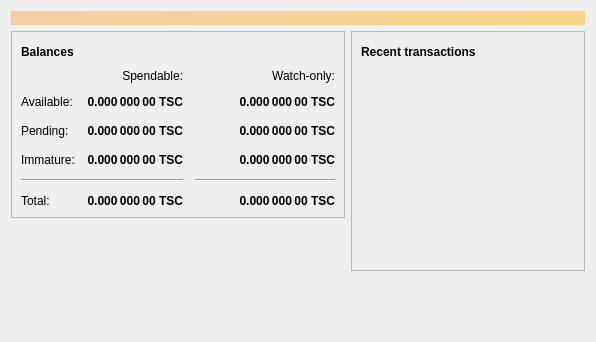
<?xml version="1.0" encoding="UTF-8"?>
<ui version="4.0">
 <class>OverviewPage</class>
 <widget class="QWidget" name="OverviewPage">
  <property name="geometry">
   <rect>
    <x>0</x>
    <y>0</y>
    <width>596</width>
    <height>342</height>
   </rect>
  </property>
  <property name="windowTitle">
   <string>Form</string>
  </property>
  <layout class="QVBoxLayout" name="topLayout">
   <item>
    <widget class="QLabel" name="labelAlerts">
     <property name="visible">
      <bool>false</bool>
     </property>
     <property name="styleSheet">
      <string notr="true">QLabel { background-color: qlineargradient(x1: 0, y1: 0, x2: 1, y2: 0, stop:0 #F0D0A0, stop:1 #F8D488); color:#000000; }</string>
     </property>
     <property name="wordWrap">
      <bool>true</bool>
     </property>
     <property name="margin">
      <number>3</number>
     </property>
     <property name="textInteractionFlags">
      <set>Qt::TextSelectableByMouse</set>
     </property>
    </widget>
   </item>
   <item>
    <layout class="QHBoxLayout" name="horizontalLayout" stretch="1,1">
     <item>
      <layout class="QVBoxLayout" name="verticalLayout_2">
       <item>
        <widget class="QFrame" name="frame">
         <property name="frameShape">
          <enum>QFrame::StyledPanel</enum>
         </property>
         <property name="frameShadow">
          <enum>QFrame::Raised</enum>
         </property>
         <layout class="QVBoxLayout" name="verticalLayout_4">
          <item>
           <layout class="QHBoxLayout" name="horizontalLayout_4">
            <item>
             <widget class="QLabel" name="label_5">
              <property name="font">
               <font>
                <weight>75</weight>
                <bold>true</bold>
               </font>
              </property>
              <property name="text">
               <string>Balances</string>
              </property>
             </widget>
            </item>
            <item>
             <widget class="QPushButton" name="labelWalletStatus">
              <property name="enabled">
               <bool>true</bool>
              </property>
              <property name="maximumSize">
               <size>
                <width>30</width>
                <height>16777215</height>
               </size>
              </property>
              <property name="toolTip">
               <string>The displayed information may be out of date. Your wallet automatically synchronizes with the Testcoin network after a connection is established, but this process has not completed yet.</string>
              </property>
              <property name="text">
               <string/>
              </property>
              <property name="icon">
               <iconset resource="../bitcoin.qrc">
                <normaloff>:/icons/warning</normaloff>
                <disabledoff>:/icons/warning</disabledoff>:/icons/warning</iconset>
              </property>
              <property name="iconSize">
               <size>
                <width>24</width>
                <height>24</height>
               </size>
              </property>
              <property name="flat">
               <bool>true</bool>
              </property>
             </widget>
            </item>
            <item>
             <spacer name="horizontalSpacer_3">
              <property name="orientation">
               <enum>Qt::Horizontal</enum>
              </property>
              <property name="sizeHint" stdset="0">
               <size>
                <width>40</width>
                <height>20</height>
               </size>
              </property>
             </spacer>
            </item>
           </layout>
          </item>
          <item>
           <layout class="QGridLayout" name="gridLayout">
            <property name="spacing">
             <number>12</number>
            </property>
            <item row="2" column="2">
             <widget class="QLabel" name="labelWatchPending">
              <property name="font">
               <font>
                <weight>75</weight>
                <bold>true</bold>
               </font>
              </property>
              <property name="cursor">
               <cursorShape>IBeamCursor</cursorShape>
              </property>
              <property name="toolTip">
               <string>Unconfirmed transactions to watch-only addresses</string>
              </property>
              <property name="text">
               <string notr="true">0.000 000 00 TSC</string>
              </property>
              <property name="alignment">
               <set>Qt::AlignRight|Qt::AlignTrailing|Qt::AlignVCenter</set>
              </property>
              <property name="textInteractionFlags">
               <set>Qt::LinksAccessibleByMouse|Qt::TextSelectableByKeyboard|Qt::TextSelectableByMouse</set>
              </property>
             </widget>
            </item>
            <item row="2" column="1">
             <widget class="QLabel" name="labelUnconfirmed">
              <property name="font">
               <font>
                <weight>75</weight>
                <bold>true</bold>
               </font>
              </property>
              <property name="cursor">
               <cursorShape>IBeamCursor</cursorShape>
              </property>
              <property name="toolTip">
               <string>Total of transactions that have yet to be confirmed, and do not yet count toward the spendable balance</string>
              </property>
              <property name="text">
               <string notr="true">0.000 000 00 TSC</string>
              </property>
              <property name="alignment">
               <set>Qt::AlignRight|Qt::AlignTrailing|Qt::AlignVCenter</set>
              </property>
              <property name="textInteractionFlags">
               <set>Qt::LinksAccessibleByMouse|Qt::TextSelectableByKeyboard|Qt::TextSelectableByMouse</set>
              </property>
             </widget>
            </item>
            <item row="3" column="2">
             <widget class="QLabel" name="labelWatchImmature">
              <property name="font">
               <font>
                <weight>75</weight>
                <bold>true</bold>
               </font>
              </property>
              <property name="cursor">
               <cursorShape>IBeamCursor</cursorShape>
              </property>
              <property name="toolTip">
               <string>Mined balance in watch-only addresses that has not yet matured</string>
              </property>
              <property name="text">
               <string notr="true">0.000 000 00 TSC</string>
              </property>
              <property name="alignment">
               <set>Qt::AlignRight|Qt::AlignTrailing|Qt::AlignVCenter</set>
              </property>
              <property name="textInteractionFlags">
               <set>Qt::LinksAccessibleByMouse|Qt::TextSelectableByKeyboard|Qt::TextSelectableByMouse</set>
              </property>
             </widget>
            </item>
            <item row="4" column="0" colspan="2">
             <widget class="Line" name="line">
              <property name="orientation">
               <enum>Qt::Horizontal</enum>
              </property>
             </widget>
            </item>
            <item row="4" column="2">
             <widget class="Line" name="lineWatchBalance">
              <property name="sizePolicy">
               <sizepolicy hsizetype="Preferred" vsizetype="Fixed">
                <horstretch>0</horstretch>
                <verstretch>0</verstretch>
               </sizepolicy>
              </property>
              <property name="minimumSize">
               <size>
                <width>140</width>
                <height>0</height>
               </size>
              </property>
              <property name="orientation">
               <enum>Qt::Horizontal</enum>
              </property>
             </widget>
            </item>
            <item row="5" column="0">
             <widget class="QLabel" name="labelTotalText">
              <property name="text">
               <string>Total:</string>
              </property>
             </widget>
            </item>
            <item row="3" column="1">
             <widget class="QLabel" name="labelImmature">
              <property name="font">
               <font>
                <weight>75</weight>
                <bold>true</bold>
               </font>
              </property>
              <property name="cursor">
               <cursorShape>IBeamCursor</cursorShape>
              </property>
              <property name="toolTip">
               <string>Mined balance that has not yet matured</string>
              </property>
              <property name="text">
               <string notr="true">0.000 000 00 TSC</string>
              </property>
              <property name="alignment">
               <set>Qt::AlignRight|Qt::AlignTrailing|Qt::AlignVCenter</set>
              </property>
              <property name="textInteractionFlags">
               <set>Qt::LinksAccessibleByMouse|Qt::TextSelectableByKeyboard|Qt::TextSelectableByMouse</set>
              </property>
             </widget>
            </item>
            <item row="2" column="3">
             <spacer name="horizontalSpacer_2">
              <property name="orientation">
               <enum>Qt::Horizontal</enum>
              </property>
              <property name="sizeHint" stdset="0">
               <size>
                <width>40</width>
                <height>20</height>
               </size>
              </property>
             </spacer>
            </item>
            <item row="3" column="0">
             <widget class="QLabel" name="labelImmatureText">
              <property name="text">
               <string>Immature:</string>
              </property>
             </widget>
            </item>
            <item row="5" column="1">
             <widget class="QLabel" name="labelTotal">
              <property name="font">
               <font>
                <weight>75</weight>
                <bold>true</bold>
               </font>
              </property>
              <property name="cursor">
               <cursorShape>IBeamCursor</cursorShape>
              </property>
              <property name="toolTip">
               <string>Your current total balance</string>
              </property>
              <property name="text">
               <string notr="true">0.000 000 00 TSC</string>
              </property>
              <property name="alignment">
               <set>Qt::AlignRight|Qt::AlignTrailing|Qt::AlignVCenter</set>
              </property>
              <property name="textInteractionFlags">
               <set>Qt::LinksAccessibleByMouse|Qt::TextSelectableByKeyboard|Qt::TextSelectableByMouse</set>
              </property>
             </widget>
            </item>
            <item row="5" column="2">
             <widget class="QLabel" name="labelWatchTotal">
              <property name="font">
               <font>
                <weight>75</weight>
                <bold>true</bold>
               </font>
              </property>
              <property name="cursor">
               <cursorShape>IBeamCursor</cursorShape>
              </property>
              <property name="toolTip">
               <string>Current total balance in watch-only addresses</string>
              </property>
              <property name="text">
               <string notr="true">0.000 000 00 TSC</string>
              </property>
              <property name="alignment">
               <set>Qt::AlignRight|Qt::AlignTrailing|Qt::AlignVCenter</set>
              </property>
              <property name="textInteractionFlags">
               <set>Qt::LinksAccessibleByMouse|Qt::TextSelectableByKeyboard|Qt::TextSelectableByMouse</set>
              </property>
             </widget>
            </item>
            <item row="0" column="2">
             <widget class="QLabel" name="labelWatchonly">
              <property name="text">
               <string>Watch-only:</string>
              </property>
              <property name="alignment">
               <set>Qt::AlignRight|Qt::AlignTrailing|Qt::AlignVCenter</set>
              </property>
             </widget>
            </item>
            <item row="1" column="0">
             <widget class="QLabel" name="labelBalanceText">
              <property name="text">
               <string>Available:</string>
              </property>
             </widget>
            </item>
            <item row="1" column="1">
             <widget class="QLabel" name="labelBalance">
              <property name="font">
               <font>
                <weight>75</weight>
                <bold>true</bold>
               </font>
              </property>
              <property name="cursor">
               <cursorShape>IBeamCursor</cursorShape>
              </property>
              <property name="toolTip">
               <string>Your current spendable balance</string>
              </property>
              <property name="text">
               <string notr="true">0.000 000 00 TSC</string>
              </property>
              <property name="alignment">
               <set>Qt::AlignRight|Qt::AlignTrailing|Qt::AlignVCenter</set>
              </property>
              <property name="textInteractionFlags">
               <set>Qt::LinksAccessibleByMouse|Qt::TextSelectableByKeyboard|Qt::TextSelectableByMouse</set>
              </property>
             </widget>
            </item>
            <item row="1" column="2">
             <widget class="QLabel" name="labelWatchAvailable">
              <property name="font">
               <font>
                <weight>75</weight>
                <bold>true</bold>
               </font>
              </property>
              <property name="cursor">
               <cursorShape>IBeamCursor</cursorShape>
              </property>
              <property name="toolTip">
               <string>Your current balance in watch-only addresses</string>
              </property>
              <property name="text">
               <string notr="true">0.000 000 00 TSC</string>
              </property>
              <property name="alignment">
               <set>Qt::AlignRight|Qt::AlignTrailing|Qt::AlignVCenter</set>
              </property>
              <property name="textInteractionFlags">
               <set>Qt::LinksAccessibleByMouse|Qt::TextSelectableByKeyboard|Qt::TextSelectableByMouse</set>
              </property>
             </widget>
            </item>
            <item row="2" column="0">
             <widget class="QLabel" name="labelPendingText">
              <property name="text">
               <string>Pending:</string>
              </property>
             </widget>
            </item>
            <item row="0" column="1">
             <widget class="QLabel" name="labelSpendable">
              <property name="text">
               <string>Spendable:</string>
              </property>
              <property name="alignment">
               <set>Qt::AlignRight|Qt::AlignTrailing|Qt::AlignVCenter</set>
              </property>
             </widget>
            </item>
           </layout>
          </item>
         </layout>
        </widget>
       </item>
       <item>
        <spacer name="verticalSpacer">
         <property name="orientation">
          <enum>Qt::Vertical</enum>
         </property>
         <property name="sizeHint" stdset="0">
          <size>
           <width>20</width>
           <height>40</height>
          </size>
         </property>
        </spacer>
       </item>
      </layout>
     </item>
     <item>
      <layout class="QVBoxLayout" name="verticalLayout_3">
       <item>
        <widget class="QFrame" name="frame_2">
         <property name="frameShape">
          <enum>QFrame::StyledPanel</enum>
         </property>
         <property name="frameShadow">
          <enum>QFrame::Raised</enum>
         </property>
         <layout class="QVBoxLayout" name="verticalLayout">
          <item>
           <layout class="QHBoxLayout" name="horizontalLayout_2">
            <item>
             <widget class="QLabel" name="label_4">
              <property name="font">
               <font>
                <weight>75</weight>
                <bold>true</bold>
               </font>
              </property>
              <property name="text">
               <string>Recent transactions</string>
              </property>
             </widget>
            </item>
            <item>
             <widget class="QPushButton" name="labelTransactionsStatus">
              <property name="enabled">
               <bool>true</bool>
              </property>
              <property name="maximumSize">
               <size>
                <width>30</width>
                <height>16777215</height>
               </size>
              </property>
              <property name="toolTip">
               <string>The displayed information may be out of date. Your wallet automatically synchronizes with the Testcoin network after a connection is established, but this process has not completed yet.</string>
              </property>
              <property name="text">
               <string/>
              </property>
              <property name="icon">
               <iconset resource="../bitcoin.qrc">
                <normaloff>:/icons/warning</normaloff>
                <disabledoff>:/icons/warning</disabledoff>:/icons/warning</iconset>
              </property>
              <property name="iconSize">
               <size>
                <width>24</width>
                <height>24</height>
               </size>
              </property>
              <property name="flat">
               <bool>true</bool>
              </property>
             </widget>
            </item>
            <item>
             <spacer name="horizontalSpacer">
              <property name="orientation">
               <enum>Qt::Horizontal</enum>
              </property>
              <property name="sizeHint" stdset="0">
               <size>
                <width>40</width>
                <height>20</height>
               </size>
              </property>
             </spacer>
            </item>
           </layout>
          </item>
          <item>
           <widget class="QListView" name="listTransactions">
            <property name="styleSheet">
             <string notr="true">QListView { background: transparent; }</string>
            </property>
            <property name="frameShape">
             <enum>QFrame::NoFrame</enum>
            </property>
            <property name="verticalScrollBarPolicy">
             <enum>Qt::ScrollBarAlwaysOff</enum>
            </property>
            <property name="horizontalScrollBarPolicy">
             <enum>Qt::ScrollBarAlwaysOff</enum>
            </property>
            <property name="selectionMode">
             <enum>QAbstractItemView::NoSelection</enum>
            </property>
           </widget>
          </item>
         </layout>
        </widget>
       </item>
       <item>
        <spacer name="verticalSpacer_2">
         <property name="orientation">
          <enum>Qt::Vertical</enum>
         </property>
         <property name="sizeHint" stdset="0">
          <size>
           <width>20</width>
           <height>40</height>
          </size>
         </property>
        </spacer>
       </item>
      </layout>
     </item>
    </layout>
   </item>
  </layout>
 </widget>
 <resources/>
 <connections/>
</ui>
